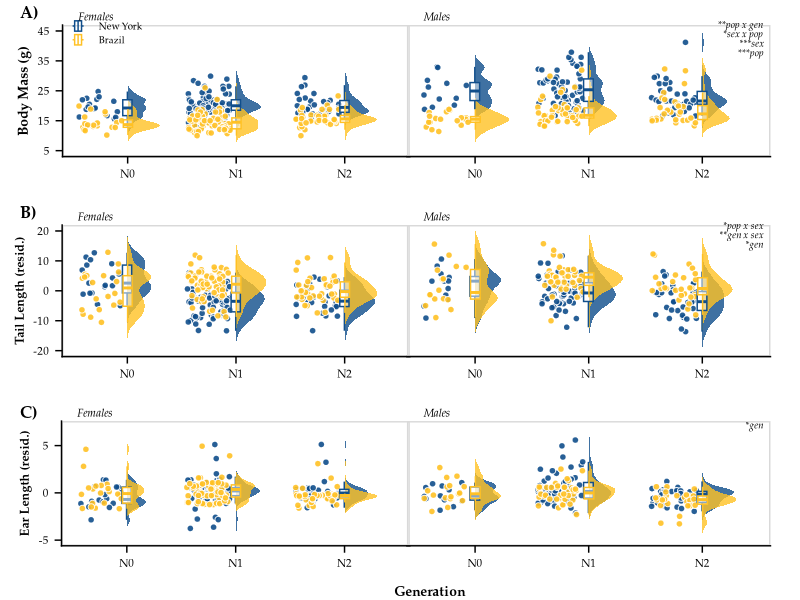

The R source for this figure: (Note: this script raises an error after producing the figure.)
#!/usr/bin/env Rscript --vanilla

##############################################################
# Author: Mallory A. Ballinger
# Script first created: 24-Feb-2021
# Script last updated:  07-Apr-2021


# This script plots sex-specific body weight and extremity lengths of New York mice
# and Brazil mice cross generations (i.e. common garden experiment #1).
# This script generates Figure 2 in Ballinger_et_al_2021_AmNat.


##############################################################
# Required packages
##############################################################

rm(list = ls()) # clear R's environment
library(tidyverse)
library(here)
library(ggridges)
library(cowplot)
library(car)
library(ggtext)
library(glue)
library(scales)

##############################################################
# Import data
##############################################################

GenerationMetaData <- read_csv(here("data/processed/GenerationColonyData.csv")) %>%
  select(-GUID, -Collector_ID, -Age_days, -Notes) %>% select(-1) %>%
  mutate(Sex = fct_relevel(Sex, "Male", "Female")) %>% # put males before females
  mutate(Population = fct_relevel(Population, "New York", "Brazil")) # put evolved cold pop first

# get sample size of each column
#colSums(!is.na(GenerationMetaData))





##############################################################
# Apply filtering and calculate residuals
##############################################################

# Based on outlier tests (see 'code/model_Generations.R'), any tail length
# less than 50mm is an extreme outlier

Generation_filtered <- GenerationMetaData %>%
  mutate(Tail_Length_mm = ifelse(Tail_Length_mm < 50, NA, Tail_Length_mm))

# save TL x BW residuals
residsTLBW <- lm(Tail_Length_mm ~ Body_Weight_g, data = Generation_filtered,
                 na.action = na.exclude)
Generation_filtered$Resids_TLBW <- resid(residsTLBW)


# Based on outlier tests (see 'code/model_Generations.R'), any ear length
# less than 8mm is an extreme outlier

Generation_filtered_2 <- GenerationMetaData %>%
  mutate(Ear_Length_mm = ifelse(Ear_Length_mm < 8, NA, Ear_Length_mm))

# save EL x BW residuals
residsELBW <- lm(Ear_Length_mm ~ Body_Weight_g, data = Generation_filtered_2,
                 na.action = na.exclude)
Generation_filtered_2$Resids_ELBW <- resid(residsELBW)





##############################################################
# Get values from statistical analyses
##############################################################

# Refer to 'code/model_Generations.R' for model comparisons and statistical analyses


# > car::Anova(lm(rank(Body_Weight_g) ~ Sex * Population * Generation, data = GenerationMetaData), type = "III")
# Anova Table (Type III tests)
# 
# Response: rank(Body_Weight_g)
# Sum Sq  Df  F value    Pr(>F)    
# (Intercept)               1715176   1 201.0258 < 2.2e-16 ***
# Sex                        105397   1  12.3530  0.000486 ***
# Population                 470654   1  55.1626 5.829e-13 ***
# Generation                  41046   2   2.4054  0.091422 .  
# Sex:Population              33427   1   3.9177  0.048404 *  
# Sex:Generation              38224   2   2.2400  0.107672    
# Population:Generation       94670   2   5.5479  0.004174 ** 
# Sex:Population:Generation   46731   2   2.7386  0.065768 .  
# Residuals                 3745600 439                       
# ---
#   Signif. codes:  0 ‘***’ 0.001 ‘**’ 0.01 ‘*’ 0.05 ‘.’ 0.1 ‘ ’ 1

BW_deets <- ("&#42;&#42;pop x gen<br>\
                    &#42;sex x pop<br>\
              &#42;&#42;&#42;sex<br>\
              &#42;&#42;&#42;pop")


# > car::Anova(lm(Tail_Length_mm ~ Body_Weight_g + Sex * Population * Generation, data = Generation_filtered), type = "III")
# Anova Table (Type III tests)
# 
# Response: Tail_Length_mm
# Sum Sq  Df   F value    Pr(>F)    
# (Intercept)                31982   1 1448.6627 < 2.2e-16 ***
# Body_Weight_g                868   1   39.3297 8.922e-10 ***
# Sex                           88   1    3.9841  0.046577 *  
# Population                    43   1    1.9308  0.165406    
# Generation                   205   2    4.6466  0.010094 *  
# Sex:Population                90   1    4.0670  0.044367 *  
# Sex:Generation               247   2    5.6031  0.003968 ** 
# Population:Generation         76   2    1.7312  0.178340    
# Sex:Population:Generation    104   2    2.3548  0.096171 .  
# Residuals                   9250 419                        
# ---
#   Signif. codes:  0 ‘***’ 0.001 ‘**’ 0.01 ‘*’ 0.05 ‘.’ 0.1 ‘ ’ 1

TL_deets <- ("&#42;pop x sex<br>\
            &#42;&#42;gen x sex<br>\
            &#42;gen")


# > car::Anova(lm(rank(Ear_Length_mm) ~ Body_Weight_g + Sex * Population * Generation, data = Generation_filtered_2), type = "III")
# Anova Table (Type III tests)
# 
# Response: rank(Ear_Length_mm)
# Sum Sq  Df F value    Pr(>F)    
# (Intercept)                 49527   1  3.9040   0.04881 *  
# Body_Weight_g              310068   1 24.4414 1.102e-06 ***
# Sex                          8239   1  0.6494   0.42077    
# Population                    226   1  0.0178   0.89394    
# Generation                  78562   2  3.0964   0.04623 *  
# Sex:Population                179   1  0.0141   0.90553    
# Sex:Generation              21361   2  0.8419   0.43160    
# Population:Generation       23374   2  0.9212   0.39881    
# Sex:Population:Generation    2063   2  0.0813   0.92191    
# Residuals                 5429675 428                      
# ---
#   Signif. codes:  0 ‘***’ 0.001 ‘**’ 0.01 ‘*’ 0.05 ‘.’ 0.1 ‘ ’ 1

EL_deets <- ("&#42;gen")





##############################################################
# Plot sex-specific body mass ridgeplot across generations
##############################################################

MaleBW <- GenerationMetaData %>%
  filter(Sex == "Male")

FemaleBW <- GenerationMetaData %>%
  filter(Sex == "Female")


Fmassridge <- 
  ggplot(data = FemaleBW, aes(y = Generation, x = Body_Weight_g)) +
  geom_density_ridges(aes(point_color = Population, point_fill = Population, fill = Population),
                      jittered_points = TRUE, position = "raincloud",
                      alpha = 0.8, point_size = 1.85, point_alpha = 0.9, scale = 0.3,
                      point_shape=21, point_color = "white", color = NA) +
  geom_boxplot(aes(x = Body_Weight_g, y = Generation, color = Population),
               position = position_dodge(width = 0.01),  outlier.shape = NA,
               alpha = 0.5, width = 0.17) +
  scale_x_continuous(breaks = seq(from=5, to=45, by=10),
                     labels = seq(from=5, to=45, by=10),
                     limits = c(5,45)) +
  scale_discrete_manual("point_fill", values = c("dodgerblue4","goldenrod1"), guide="none") +
  scale_discrete_manual("point_color", values = c("dodgerblue4","goldenrod1"), guide = "none") +
  scale_color_manual(values=c("dodgerblue4","goldenrod1")) +
  scale_fill_manual(values=c("dodgerblue4","goldenrod1", "dodgerblue4","goldenrod1")) +
  guides(color=guide_legend(override.aes=list(fill=NA)),
         linetype=guide_legend(override.aes = list(fill=NA))) +# removes gray shading from legend
  coord_flip() +
  theme_half_open(20) +
  panel_border() + # puts border around facets
  theme(panel.grid.minor = element_blank(), axis.line = element_line(colour = "black"),
        axis.title.y = element_text(margin = margin(r = 5), size = 10, face = "bold", family = "Palatino"),
        axis.text.x = element_text(size = 8, color = "black", family = "Palatino"),
        axis.text.y = element_text(size = 8, color = "black", family = "Palatino"),
        legend.position = c(0.025, 0.94),
        legend.background = element_blank(),
        legend.box.background = element_blank(),
        legend.key = element_blank(),
        legend.key.size = unit(0.35, "cm"),
        legend.text = element_text(size=7, family = "Palatino"),
        legend.title = element_blank(),
        plot.tag = element_text(family = "Palatino", size = 10, face = "italic", hjust = 1),
        plot.tag.position = c(0.15,1.025),
        plot.title = element_text(size = 8, face = "italic", hjust = 0.05, vjust = -3, family = "Palatino"),
        plot.title.position = "panel",
        plot.margin = unit(c(0, -0.25, 0, 0.45), "cm")) +
  labs(x = "Body Mass (g)",
       y = NULL,
       title = "Females")


Mmassridge <- 
  ggplot(data = MaleBW, aes(y = Generation, x = Body_Weight_g)) +
  geom_density_ridges(aes(point_color = Population, point_fill = Population, fill = Population),
                      jittered_points = TRUE, position = "raincloud",
                      alpha = 0.8, point_size = 1.85, point_alpha = 0.9, scale = 0.3,
                      point_shape=21, point_color = "white", color = NA) +
  geom_boxplot(aes(x = Body_Weight_g, y = Generation, color = Population),
               position = position_dodge(width = 0.01),  outlier.shape = NA,
               alpha = 0.5, width = 0.17) +
  scale_x_continuous(breaks = seq(from=5, to=45, by=10),
                     labels = seq(from=5, to=45, by=10),
                     limits = c(5,45)) +
  scale_discrete_manual("point_fill", values = c("dodgerblue4","goldenrod1"), guide="none") +
  scale_discrete_manual("point_color", values = c("dodgerblue4","goldenrod1"), guide = "none") +
  scale_color_manual(values=c("dodgerblue4","goldenrod1")) +
  scale_fill_manual(values=c("dodgerblue4","goldenrod1", "dodgerblue4","goldenrod1")) +
  guides(color=guide_legend(override.aes=list(fill=NA)),
         linetype=guide_legend(override.aes = list(fill=NA))) +
  coord_flip() +
  theme_half_open(20) +
  panel_border() + # puts border around facets
  theme(panel.grid.minor = element_blank(), axis.line = element_line(colour = "black"),
        axis.text.x = element_text(size = 8, color = "black", family = "Palatino"),
        axis.text.y = element_blank(),
        axis.ticks.y = element_blank(),
        axis.line.y = element_blank(),
        legend.position = 'none',
        plot.tag = element_markdown(family = "Palatino", size = 7, face = "italic", hjust = 1),
        plot.tag.position = c(0.98,0.82),
        plot.title = element_text(size = 8, face = "italic", hjust = 0.05, vjust = -3, family = "Palatino"),
        plot.title.position = "panel",
        plot.margin = unit(c(0, 0.75, 0.5, 0), "cm")) + # top, right, bottom, lef
  labs(x = NULL,
       y = NULL,
       title = "Males",
       tag = BW_deets)


BW <- cowplot::plot_grid(Fmassridge, Mmassridge, labels = c('A)', ''), align = "h",
                         label_fontfamily = "Palatino", label_size = 12, label_x = 0.05, hjust = 0)





##############################################################
# Plot sex-specific tail length ridgeplot across generaitons
##############################################################

MaleTL <- Generation_filtered %>%
  filter(Sex == "Male")

FemaleTL <- Generation_filtered %>%
  filter(Sex == "Female")


Ftailridge <- 
  ggplot(data = FemaleTL, aes(y = Generation, x = Resids_TLBW)) +
  geom_density_ridges(aes(point_color = Population, point_fill = Population, fill = Population),
                      jittered_points = TRUE, position = "raincloud",
                      alpha = 0.8, point_size = 1.85, point_alpha = 0.9, scale = 0.3,
                      point_shape=21, point_color = "white", color = NA) +
  geom_boxplot(aes(x = Resids_TLBW, y = Generation, color = Population),
               position = position_dodge(width = 0.01),  outlier.shape = NA,
               alpha = 0.5, width = 0.17) +
  scale_x_continuous(breaks = seq(from=-20, to=20, by=10),
                     labels = seq(from=-20, to=20, by=10),
                     limits = c(-20,20)) +
  scale_discrete_manual("point_fill", values = c("dodgerblue4","goldenrod1"), guide="none") +
  scale_discrete_manual("point_color", values = c("dodgerblue4","goldenrod1"), guide = "none") +
  scale_color_manual(values=c("dodgerblue4","goldenrod1")) +
  scale_fill_manual(values=c("dodgerblue4","goldenrod1", "dodgerblue4","goldenrod1")) +
  guides(color=guide_legend(override.aes=list(fill=NA)),
         linetype=guide_legend(override.aes = list(fill=NA))) +# removes gray shading from legend
  coord_flip() +
  theme_half_open(20) +
  panel_border() + # puts border around facets
  theme(panel.grid.minor = element_blank(), axis.line = element_line(colour = "black"),
        axis.title.x = element_text(margin = margin(t = 10), size = 10, face = "bold", family = "Palatino", hjust = 1.15),
        axis.title.y = element_text(margin = margin(r = 3), size = 9, face = "bold", family = "Palatino"),
        axis.text.x = element_text(size = 8, color = "black", family = "Palatino"),
        axis.text.y = element_text(size = 8, color = "black", family = "Palatino"),
        legend.position = "none",
        legend.background = element_blank(),
        legend.box.background = element_blank(),
        legend.key = element_blank(),
        legend.key.height = unit(0.5, "cm"),
        legend.key.width = unit(0.5, "cm"),
        legend.text = element_text(size=8, family = "Palatino"),
        legend.title = element_blank(),
        plot.tag = element_text(family = "Palatino", size = 10, face = "italic"),
        plot.tag.position = c(0.17,1.025),
        plot.title = element_text(size = 8, face = "italic", hjust = 0.05, vjust = -3, family = "Palatino"),
        plot.title.position = "panel",
        plot.margin = unit(c(0, -0.25, 0, 0.375), "cm")) +
  labs(x = "Tail Length (resid.)",
       y = NULL,
       title = "Females")
       #tag = "Males")


Mtailridge <- 
  ggplot(data = MaleTL, aes(y = Generation, x = Resids_TLBW)) +
  geom_density_ridges(aes(point_color = Population, point_fill = Population, fill = Population),
                      jittered_points = TRUE, position = "raincloud",
                      alpha = 0.8, point_size = 1.85, point_alpha = 0.9, scale = 0.3,
                      point_shape=21, point_color = "white", color = NA) +
  geom_boxplot(aes(x = Resids_TLBW, y = Generation, color = Population),
               position = position_dodge(width = 0.01),  outlier.shape = NA,
               alpha = 0.5, width = 0.17, fill = "white") +
  scale_x_continuous(breaks = seq(from=-20, to=20, by=10),
                     labels = seq(from=-20, to=20, by=10),
                     limits = c(-20,20)) +
  scale_discrete_manual("point_fill", values = c("dodgerblue4","goldenrod1"), guide="none") +
  scale_discrete_manual("point_color", values = c("dodgerblue4","goldenrod1"), guide = "none") +
  scale_color_manual(values=c("dodgerblue4","goldenrod1")) +
  scale_fill_manual(values=c("dodgerblue4","goldenrod1", "dodgerblue4","goldenrod1")) +
  guides(color=guide_legend(override.aes=list(fill=NA)),
         linetype=guide_legend(override.aes = list(fill=NA))) +
  coord_flip() +
  theme_half_open(20) +
  panel_border() + # puts border around facets
  theme(panel.grid.minor = element_blank(), axis.line = element_line(colour = "black"),
        axis.title.x = element_text(margin = margin(t = 10), size = 10, face = "bold", family = "Palatino", hjust = 0.6),
        axis.title.y = element_text(margin = margin(r = 10), size = 10, face = "bold", family = "Palatino"),
        axis.text.x = element_text(size = 8, color = "black", family = "Palatino"),
        axis.text.y = element_blank(),
        axis.ticks.y = element_blank(),
        axis.line.y = element_blank(),
        legend.position = 'none',
        legend.background = element_blank(),
        legend.box.background = element_blank(),
        legend.key = element_blank(),
        legend.key.height = unit(0.5, "cm"),
        legend.key.width = unit(0.5, "cm"),
        legend.text = element_text(size=8, family = "Palatino"),
        legend.title = element_blank(),
        plot.tag = element_markdown(family = "Palatino", size = 7, face = "italic", hjust = 1),
        plot.tag.position = c(0.98,0.83),
        plot.title = element_text(size = 8, face = "italic", hjust = 0.05, vjust = -3, family = "Palatino"),
        plot.title.position = "panel",
        plot.margin = unit(c(0, 0.75, 0.5, 0), "cm")) + # top, right, bottom, left (0.5, 0.5, 0.1, -0.5)
  labs(x = NULL,
       y = NULL,
       title = "Males",
       tag = TL_deets)


Tails <- cowplot::plot_grid(Ftailridge, Mtailridge, labels = c('B)', ''), align = "h",
                            label_fontfamily = "Palatino", label_size = 12, label_x = 0.05, hjust = 0)





##############################################################
# Plot sex-specific ear length ridgeplot across generaitons
##############################################################

MaleEL <- Generation_filtered_2 %>%
  filter(Sex == "Male")

FemaleEL <- Generation_filtered_2 %>%
  filter(Sex == "Female")


Fearridge <- 
  ggplot(data = FemaleEL, aes(y = Generation, x = Resids_ELBW)) +
  geom_density_ridges(aes(point_color = Population, point_fill = Population, fill = Population),
                      jittered_points = TRUE, position = "raincloud",
                      alpha = 0.8, point_size = 1.85, point_alpha = 0.9, scale = 0.3,
                      point_shape=21, point_color = "white", color = NA) +
  geom_boxplot(aes(x = Resids_ELBW, y = Generation, color = Population),
               position = position_dodge(width = 0.01),  outlier.shape = NA,
               alpha = 0.5, width = 0.17) +
  scale_x_continuous(breaks = seq(from=-5, to=10, by=5),
                     labels = seq(from=-5, to=10, by=5),
                     limits = c(-5,7)) +
  scale_discrete_manual("point_fill", values = c("dodgerblue4","goldenrod1"), guide="none") +
  scale_discrete_manual("point_color", values = c("dodgerblue4","goldenrod1"), guide = "none") +
  scale_color_manual(values=c("dodgerblue4","goldenrod1")) +
  scale_fill_manual(values=c("dodgerblue4","goldenrod1", "dodgerblue4","goldenrod1")) +
  guides(color=guide_legend(override.aes=list(fill=NA)),
         linetype=guide_legend(override.aes = list(fill=NA))) + # removes gray shading from legend
  coord_flip() +
  theme_half_open(20) +
  panel_border() + # puts border around facets
  theme(panel.grid.minor = element_blank(), axis.line = element_line(colour = "black"),
        axis.title.x = element_text(margin = margin(t = 12), size = 10, face = "bold", family = "Palatino", hjust = 1.2),
        axis.title.y = element_text(margin = margin(r = 3), size = 9, face = "bold", family = "Palatino"),
        axis.text.x = element_text(size = 8, color = "black", family = "Palatino"),
        axis.text.y = element_text(size = 8, color = "black", family = "Palatino"),
        legend.position = "none",
        legend.background = element_blank(),
        legend.box.background = element_blank(),
        legend.key = element_blank(),
        legend.key.height = unit(0.5, "cm"),
        legend.key.width = unit(0.5, "cm"),
        legend.text = element_text(size=8, family = "Palatino"),
        legend.title = element_blank(),
        plot.tag = element_text(family = "Palatino", size = 10, face = "italic"),
        plot.tag.position = c(0.17,1.025),
        plot.title = element_text(size = 8, face = "italic", hjust = 0.05, vjust = -3, family = "Palatino"),
        plot.title.position = "panel",
        plot.margin = unit(c(-0.1, -0.25, -.250, 0.5), "cm")) +
  labs(x = "Ear Length (resid.)",
       y = "Generation",
       title = "Females")


Mearridge <- 
  ggplot(data = MaleEL, aes(y = Generation, x = Resids_ELBW)) +
  geom_density_ridges(aes(point_color = Population, point_fill = Population, fill = Population),
                      jittered_points = TRUE, position = "raincloud",
                      alpha = 0.8, point_size = 1.85, point_alpha = 0.9, scale = 0.3,
                      point_shape=21, point_color = "white", color = NA) +
  geom_boxplot(aes(x = Resids_ELBW, y = Generation, color = Population),
               position = position_dodge(width = 0.01),  outlier.shape = NA,
               alpha = 0.5, width = 0.17, fill = "white") +
  scale_x_continuous(breaks = seq(from=-5, to=10, by=5),
                     labels = seq(from=-5, to=10, by=5),
                     limits = c(-5,7)) +
  scale_discrete_manual("point_fill", values = c("dodgerblue4","goldenrod1"), guide="none") +
  scale_discrete_manual("point_color", values = c("dodgerblue4","goldenrod1"), guide = "none") +
  scale_color_manual(values=c("dodgerblue4","goldenrod1")) +
  scale_fill_manual(values=c("dodgerblue4","goldenrod1", "dodgerblue4","goldenrod1")) +
  guides(color=guide_legend(override.aes=list(fill=NA)),
         linetype=guide_legend(override.aes = list(fill=NA))) +
  coord_flip() +
  theme_half_open(20) +
  panel_border() + # puts border around facets
  theme(panel.grid.minor = element_blank(), axis.line = element_line(colour = "black"),
        axis.title.x = element_text(margin = margin(t = 10), size = 10, face = "bold", family = "Palatino", hjust = 0.6),
        axis.title.y = element_text(margin = margin(r = 10), size = 9, face = "bold", family = "Palatino"),
        axis.text.x = element_text(size = 8, color = "black", family = "Palatino"),
        axis.text.y = element_blank(),
        axis.ticks.y = element_blank(),
        axis.line.y = element_blank(),
        legend.position = 'none',
        legend.background = element_blank(),
        legend.box.background = element_blank(),
        legend.key = element_blank(),
        legend.key.height = unit(0.5, "cm"),
        legend.key.width = unit(0.5, "cm"),
        legend.text = element_text(size=8, family = "Palatino"),
        legend.title = element_blank(),
        plot.tag = element_markdown(family = "Palatino", size = 7, face = "italic", hjust = 1),
        plot.tag.position = c(0.98,0.86),
        plot.title = element_text(size = 8, face = "italic", hjust = 0.05, vjust = -3, family = "Palatino"),
        plot.title.position = "panel",
        plot.margin = unit(c(-0.1, 0.75, -0.25, 0), "cm")) + # top, right, bottom, left (0.5, 0.5, 0.1, -0.5)
  labs(x = NULL,
       y = NULL,
       title = "Males",
       tag = EL_deets)


Ears <- cowplot::plot_grid(Fearridge, Mearridge, labels = c('C)', ''), align = 'h',
                           label_fontfamily = "Palatino", label_size = 12, label_x = 0.05, hjust = 0)



cowplot::plot_grid(BW, Tails, Ears, ncol=1, nrow=3, label_fontfamily = "Palatino",
                   label_size = 12, label_x = 0.05, hjust = 0, align = 'hv')

ggsave("results/figures/Generations_colony.tiff", height = 7, width = 6, compression = "lzw")
ggsave("results/figures/Generations_colony.pdf", height = 7, width = 6)
